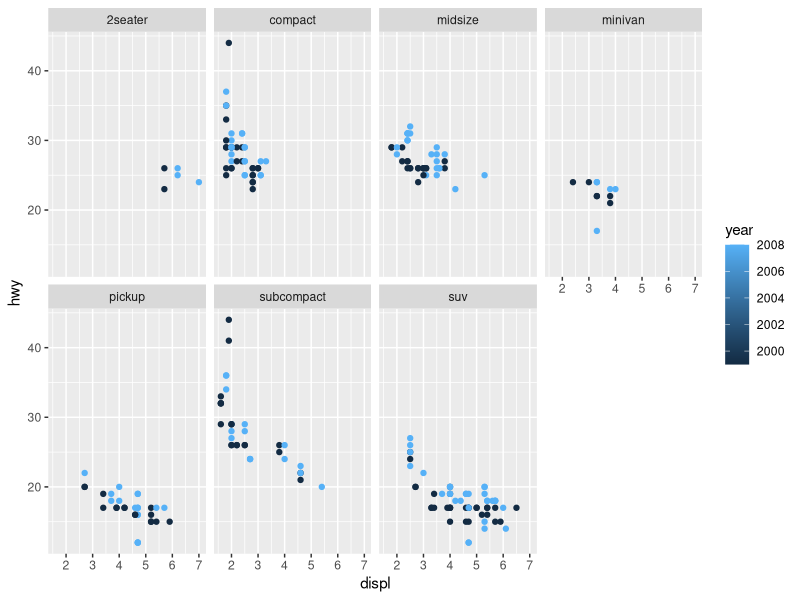

R code for this plot:
library(tidyverse)

ggplot(data = mpg) +
  geom_point(mapping = aes(x = displ, y = hwy, color = year)) +
  facet_wrap(~ class, nrow = 2)